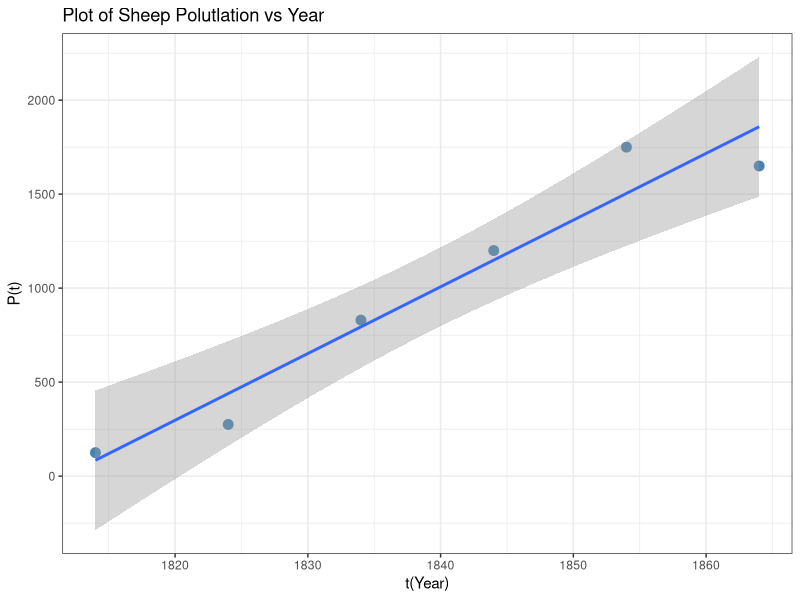
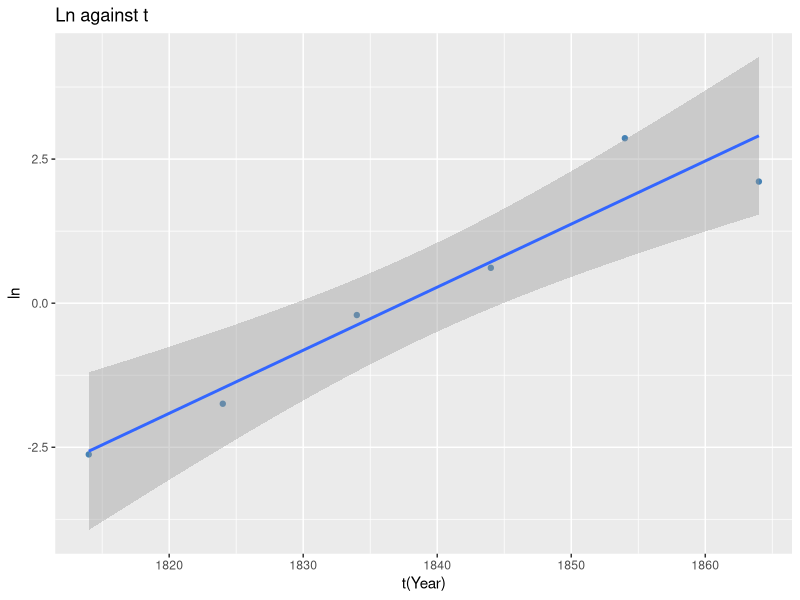
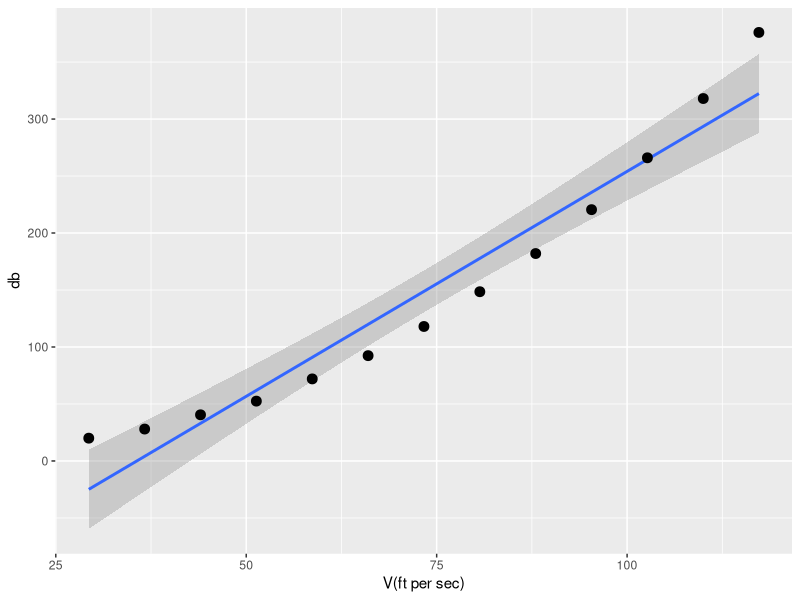

Write the R code that produced these figures, in order.
## ---- chunk 1
library(ggplot2)
## ---- chunk 2
t <- c(1814, 1824, 1834, 1844, 1854, 1864)
p <- c(125, 275, 830, 1200, 1750, 1650)

ggplot(data.frame(x=t, y=p), aes(x=x, y=y), fill=p) + 
    geom_point(color='steelblue', size=3) + 
    geom_smooth(method = 'lm') +
    theme_bw() +
    xlab("t(Year)") +
    ylab("P(t)") +
    ggtitle("Plot of Sheep Polutlation vs Year")
## ---- chunk 3
m <- 1850
ln <- log(p/(m-p))

ggplot(data.frame(x=t, y=ln), aes(x=x, y=y), fill=ln) + 
    geom_point(color='steelblue') + 
    geom_smooth(method = 'lm') + 
    xlab("t(Year)") + 
    ylab(("ln")) +
    ggtitle("Ln against t")

## ---- chunk 4
(rm <- (ln <- lm(log(p/(m-p)) ~ t)$coefficients[[2]]))

## ---- chunk 5
db <- c(20, 28, 40.5, 52.5, 72, 92.4, 118, 148.5, 182, 220.5, 266, 318, 376)
v <- c(29.33, 36.667, 44, 51.33, 58.667, 66, 73.33, 80.667, 88, 95.333, 102.667, 110.0, 117.3)

ggplot(data.frame(x=v, y=db), aes(x=x, y=y)) + 
geom_smooth(method = 'lm') +
geom_point(size=3) + 
xlab("V(ft per sec)") + 
ylab("db")
